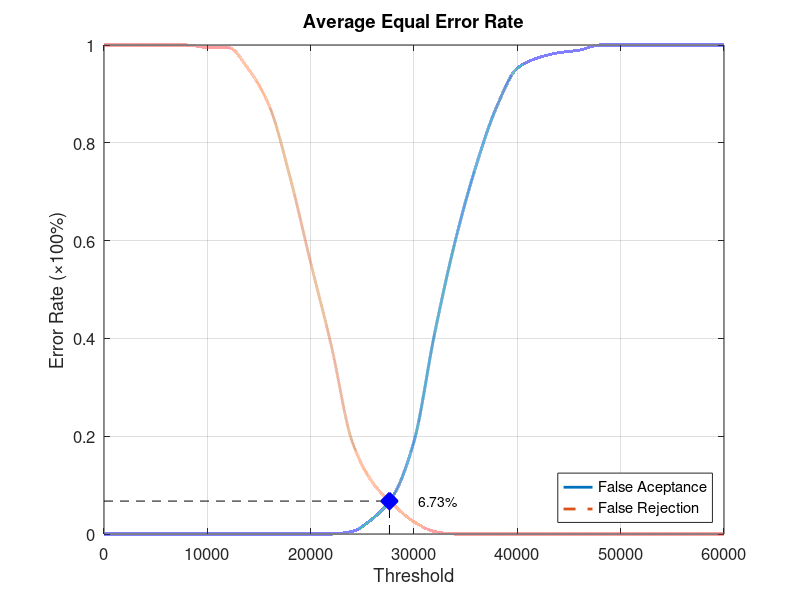
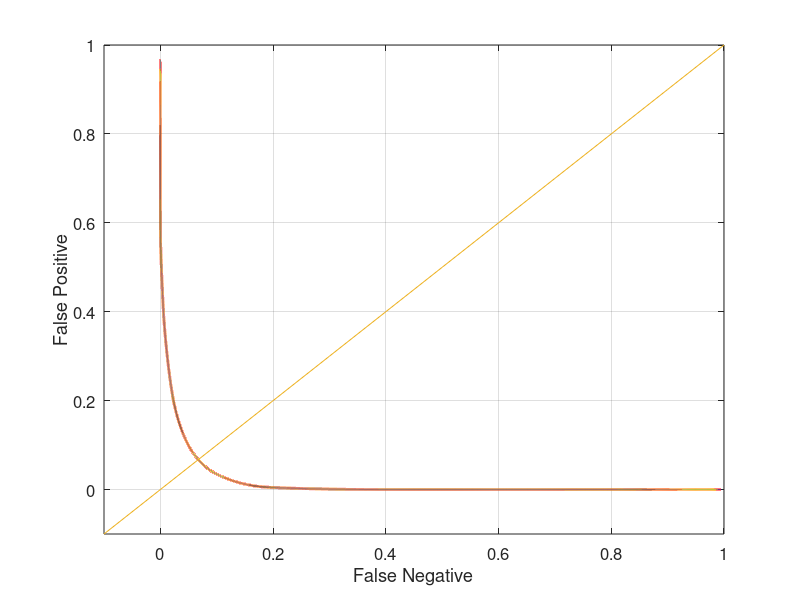

These figures' MATLAB source, in order:
function yEER = Database2_2
close all;
clear;
clc;
x = 0:2000:60000;
xq = 0:0.5:60000;

y0 = [0 0 0 0 0 0 0 0 0 0 0 0 0.00526316 0.0315789 0.0789474 0.189474 0.410526 0.6 0.752632 0.873684 0.952632 0.973684 0.984211 0.989474 1 1 1 1 1 1 1];
yy0 = interp1(x, y0, xq, 'pchip');
y1 = [1 1 1 1 1 0.995 0.995 0.95 0.875 0.73 0.555 0.385 0.19 0.105 0.06 0.025 0.005 0 0 0 0 0 0 0 0 0 0 0 0 0 0];
yy1 = interp1(x, y1, xq, 'pchip');

% Calculating EER: 
y2 = abs(y0 - y1);
find(y2 == min(y2))
yy2 = abs(yy0 - yy1);
xEER = find(yy2 == min(yy2));
xEERIndex = xq(xEER) % X-axis EER
yEER = yy0(xEER) % Y-axis EER

main = figure
plot(xq, yy0,'-','LineWidth', 2);	hold on
plot(xq, yy1,'--','LineWidth', 2);	hold on
plot([xEERIndex xEERIndex], [0 yEER], 'k--');	hold on
plot([0 xEERIndex], [yEER yEER], 'k--');	hold on
plot(xEERIndex, yEER, 'bx', 'LineWidth', 10);	hold on
text(xEERIndex + 10 * xEERIndex / 100, yEER, [num2str(round((10000 * yEER)) / 100) '%'])
legend('False Aceptance', 'False Rejection', 'Location', 'SouthEast')
xlabel('Threshold')
ylabel('Error Rate (\times100%)')
title('Average Equal Error Rate')
set(gca, 'FontSize', 12)
axis([0 60000 0 1])
grid on

print(main, 'Database2_2Main', '-dpng');
FNRxFPR = figure('Color', [1 1 1]);
plot(yy1, yy0, '-', yy1, yy0, 'LineWidth', 2);
hold on
y = -0.1:0.1:1
plot(y, y); 
set(gca, 'FontSize', 12)
xlabel('False Negative')
ylabel('False Positive')
axis([-0.1 1 -0.1 1])
set(gca, 'FontSize', 12)
grid on

print(FNRxFPR, 'Database2_2FNRxFPR','-dpng');
end
